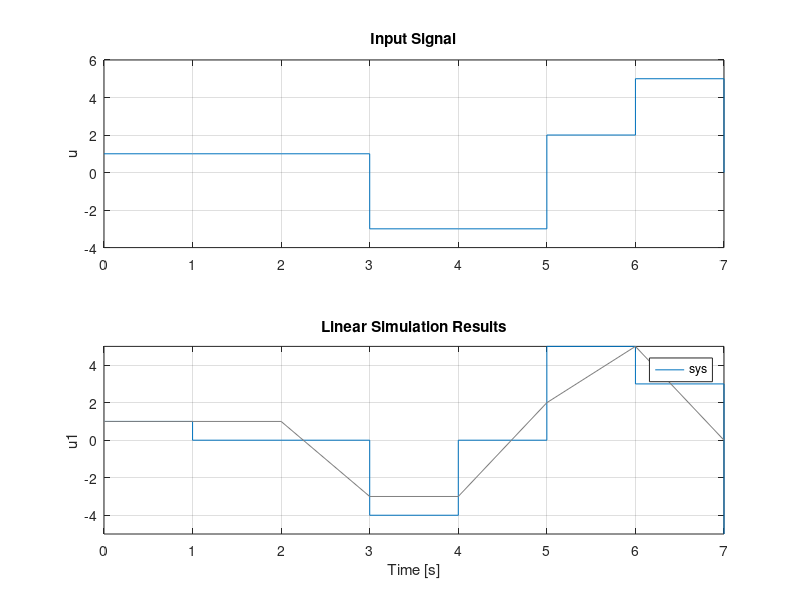

The MATLAB source for this figure:
%
% cd2_plot.m
%

clear;

T = 1;  % time step

sys = tf([1 -1], [1 0], T, 'inname', 'y1', 'outname', 'u1');

u = [1 1 1 -3 -3 2 5 0];
t = 0:(size(u,2)-1);  % start at zero

figure;
subplot(2,1,1);
stairs(t,u);
grid on;
axis auto;
title('Input Signal');
ylabel('u');

subplot(2,1,2);
lsim(sys, u);
grid on;
axis auto;

print('cd_plot2.eps', '-color', '-deps2');
